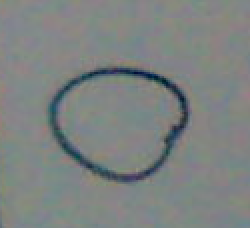
#> input picture print1.png, 125 x 114 px (shown 2 times larger)
$ python chatgpt.py
#> lines starting #> are read from the running program, lines starting #| are printed output that depends on the picture; after the words box and inside, x2 and y2 are one past the last pixel; in counts of white or black regions, pixels touching at a corner belong together
#> further down, image1 is the input picture: shape (114, 125, 3); mean B, G, R 129.1, 130.4, 125.3
import cv2
import pytesseract
import numpy as np

def get_circles(img):
    gray = cv2.cvtColor(img, cv2.COLOR_BGR2GRAY)
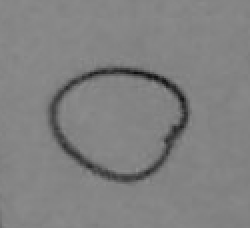
#> gray: shape (114, 125) (shown 2 times larger); min 14, max 143, mean 128.7
    cv2.imshow("gray", gray)
    gray_blurred = cv2.blur(gray, (3, 3))
    cv2.imshow("blur", gray_blurred)
    # Apply Hough transform on the blurred image.
    detected_circles = cv2.HoughCircles(gray_blurred,
                    cv2.HOUGH_GRADIENT, 1, 20, param1 = 50,
                param2 = 30, minRadius = 1, maxRadius = 40)
#> detected_circles = [[57.5, 59.5, 28.8]]

    # desenhando os circulos detectados (precisamos desenhar msm, n eh soh pegar se tem ou n?)
    if detected_circles is not None:
    # Convert the circle parameters a, b and r to integers.
        detected_circles = np.uint16(np.around(detected_circles))
#> detected_circles = [[58, 60, 29]]

        for pt in detected_circles[0, :]:
            a, b, r = pt[0], pt[1], pt[2]

            # Draw the circumference of the circle.
            cv2.circle(img, (a, b), r, (0, 255, 0), 2)

            # Draw a small circle (of radius 1) to show the center.
            cv2.circle(img, (a, b), 1, (0, 0, 255), 3)
            # cv2.imshow("Detected Circle", img)
            # # cv2.imwrite("circulo1.png", img)
            # cv2.waitKey(0)
            return img
#> this loop made 1 pass
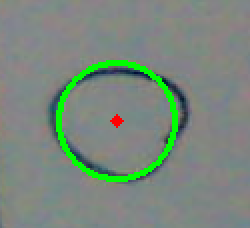
#> img: shape (114, 125, 3) (shown 2 times larger); 3.95% of pixels changed, all inside (x1, y1, x2, y2) = (28, 30, 89, 91)
    return None


    # [11 lines of commented-out code are left out]


image1 = cv2.imread("print1.png")
img1 = get_circles(image1)
if img1 is not None:
    cv2.imwrite(f"aa.png",img1)
else:
    print("ola")
